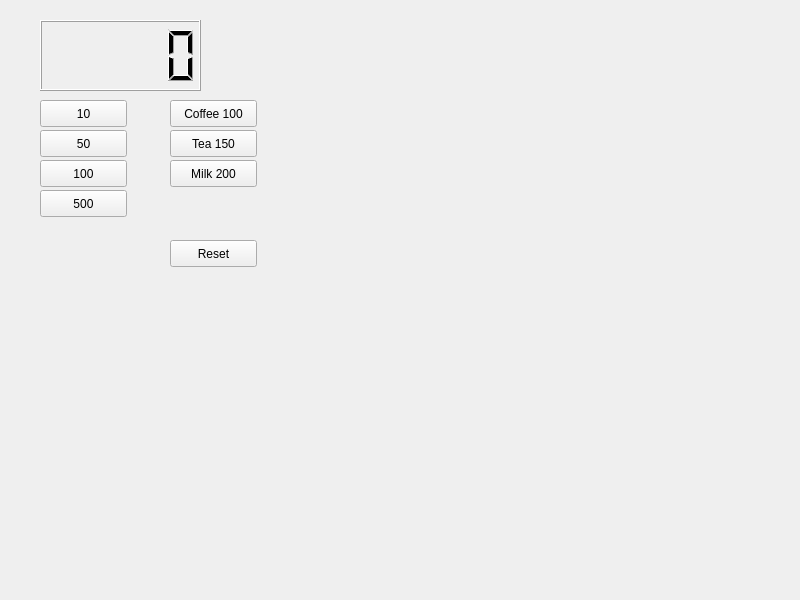
<?xml version="1.0" encoding="UTF-8"?>
<ui version="4.0">
 <class>Widget</class>
 <widget class="QWidget" name="Widget">
  <property name="geometry">
   <rect>
    <x>0</x>
    <y>0</y>
    <width>800</width>
    <height>600</height>
   </rect>
  </property>
  <property name="windowTitle">
   <string>Widget</string>
  </property>
  <widget class="QLCDNumber" name="lcdNumber">
   <property name="geometry">
    <rect>
     <x>40</x>
     <y>20</y>
     <width>161</width>
     <height>71</height>
    </rect>
   </property>
  </widget>
  <widget class="QPushButton" name="pbCoin10">
   <property name="geometry">
    <rect>
     <x>40</x>
     <y>100</y>
     <width>87</width>
     <height>27</height>
    </rect>
   </property>
   <property name="text">
    <string>10</string>
   </property>
  </widget>
  <widget class="QPushButton" name="pbCoin50">
   <property name="geometry">
    <rect>
     <x>40</x>
     <y>130</y>
     <width>87</width>
     <height>27</height>
    </rect>
   </property>
   <property name="text">
    <string>50</string>
   </property>
  </widget>
  <widget class="QPushButton" name="pbCoin100">
   <property name="geometry">
    <rect>
     <x>40</x>
     <y>160</y>
     <width>87</width>
     <height>27</height>
    </rect>
   </property>
   <property name="text">
    <string>100</string>
   </property>
  </widget>
  <widget class="QPushButton" name="pbCoin500">
   <property name="geometry">
    <rect>
     <x>40</x>
     <y>190</y>
     <width>87</width>
     <height>27</height>
    </rect>
   </property>
   <property name="text">
    <string>500</string>
   </property>
  </widget>
  <widget class="QPushButton" name="pbCoffee">
   <property name="geometry">
    <rect>
     <x>170</x>
     <y>100</y>
     <width>87</width>
     <height>27</height>
    </rect>
   </property>
   <property name="text">
    <string>Coffee 100</string>
   </property>
  </widget>
  <widget class="QPushButton" name="pbMilk">
   <property name="geometry">
    <rect>
     <x>170</x>
     <y>160</y>
     <width>87</width>
     <height>27</height>
    </rect>
   </property>
   <property name="text">
    <string>Milk 200</string>
   </property>
  </widget>
  <widget class="QPushButton" name="pbTea">
   <property name="geometry">
    <rect>
     <x>170</x>
     <y>130</y>
     <width>87</width>
     <height>27</height>
    </rect>
   </property>
   <property name="text">
    <string>Tea 150</string>
   </property>
  </widget>
  <widget class="QPushButton" name="reset">
   <property name="geometry">
    <rect>
     <x>170</x>
     <y>240</y>
     <width>87</width>
     <height>27</height>
    </rect>
   </property>
   <property name="text">
    <string>Reset</string>
   </property>
  </widget>
 </widget>
 <resources/>
 <connections/>
</ui>
